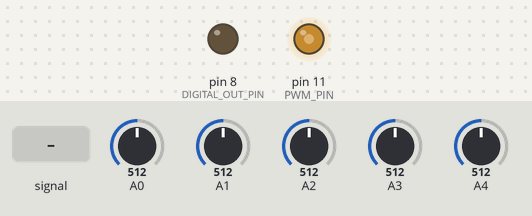
The sketch below on a simulated Arduino Uno, built with avr-gcc and run on an emulated ATmega328P. Shown: output pins drawn as LEDs (lit = HIGH). The inputs (shaded band) are chosen by the test bench; at power-on: A4 = 512, A0 = 512, A1 = 512, A2 = 512, A3 = 512.

Above: at 1.2 s.
1.3 s: A4 fed a 200 Hz sine of ±81 counts around its level
At 1.94 s:
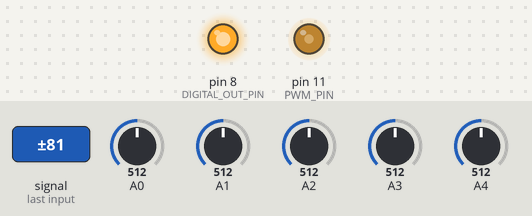
4.3 s: A4 set to 117
At 5.6 s:
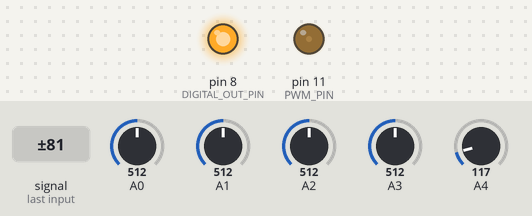
5.9 s: A4 set to 30
At 6.32 s:
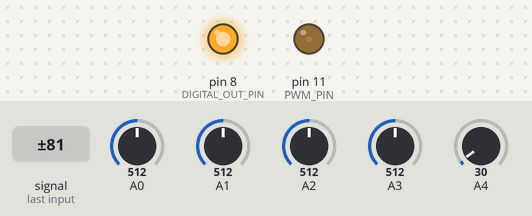
Timing chart, 0 to 8.9 s (numbered marks = the images above; inputs shaded):
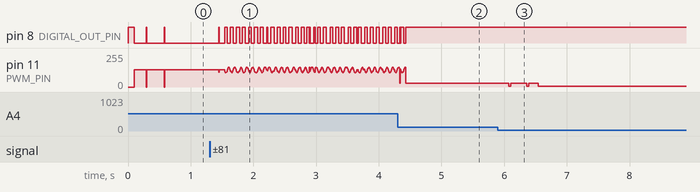

The sketch:

Grains-BufferShuffler.ino
```cpp
// (licence header left out)
#include <avr/io.h>
#include <avr/interrupt.h>
#include <avr/pgmspace.h>

#define cbi(sfr, bit) (_SFR_BYTE(sfr) &= ~_BV(bit))       // Clearbit for Atmega8/"Arduino" registers
#define sbi(sfr, bit) (_SFR_BYTE(sfr) |= _BV(bit))        // Setbit for Atmega8/"Arduino" registers
#define PWM_PIN           11      // DAC (PWM actually) output for Grains is fix on pin 11
#define DIGITAL_OUT_PIN   8

class GrainsIO                // This is our main class to encapsulate any GRAINS related stuff, mainly I/O
{
  public:
    // vars altered by interrupt
    static bool div32;
    static bool div16;
    static volatile bool new_sample;
    static volatile byte audio_data;
    static volatile byte pot_cv;
    static volatile byte ibb;
    static volatile byte pot_selector;
    static volatile byte cv[4];

    // Main processing "callback" - this is were all user-code for this framework should go it possible.
    static void GrainsIO::process();

    static byte a_out;     // Analogue output has to go here
    static int d_out;     // Digital output has to go here
};
// --- Instanciate all static variables now, in fact we only use class-variables, this mainly is syntactic sugar to garantee encapsulation
bool GrainsIO::div32 = false;
bool GrainsIO::div16 = false;
volatile bool GrainsIO::new_sample = false;
volatile byte GrainsIO::audio_data = 0;
volatile byte GrainsIO::pot_cv = 0;  // MB 20200314
volatile byte GrainsIO::pot_selector = 0;
volatile byte GrainsIO::cv[4]={1,1,0,0};
byte GrainsIO::a_out = 0;
int GrainsIO::d_out = 0;

static GrainsIO gio;  // Instanciate our Grains-IO-class globally, so it can be accesse via class-members, interupt-funtions and the main Arduino-loop()
static GrainsIO* gp = &gio;    // All access to the class-variables above for convenience is done by this class-pointer

// *******************************************************************************************************
// *** use the variable-names defined below with your process() method!
#define in1_pot1    gp->cv[2]
#define in2_pot2    gp->cv[1]
#define in3         gp->cv[3]
#define pot3        gp->cv[0]
#define audio       gp->audio_data
#define analog_out  gp->a_out
#define digital_out gp->d_out         // Set to HIGH or LOW respectively!

// *** Change any code only here (if possible) to use AE Modular framework for your own GRAINS firmwares ***
// === This method will be called every time a new sample is read from analogue input, regardless if we use that data ===
void GrainsIO::process() // Programming example: Buffer shuffler, play backwards or forwards until target with adjustable steps and speed...
{
static byte audio_buf[1280];    // Ringbuffer, using about the maximum available memory for Atmega8 global variables
static unsigned int playback_idx = 0;                                   // Initial position for playback...
static unsigned int read_idx = 0;                                       // This is the index to the ringbuffer for incoming audio
static byte repeat_counter = 0;                                         // Threshhold used to possibly slow down playback-speed
char play_direction = 0;                                                // Play forwards if 1, backwards if -1

  int max_dest = min( 1279, max(1, map(pot3, 0, 256, 1, 1279) )  );     // Read boundary for playback-buffer from Pot3
  byte stepwidth = max(1, map(in1_pot1, 0, 256, 1, 16) );               // Read stepwith for playback-buffer from Pot1 or CV
  byte repeat_factor = max(0, map(in2_pot2, 0, 256, 0, 31) );           // Read repeat-factor, used to slow down playback form Pot 2 or CV

  audio_buf[++read_idx%1279] = audio;                                   // Write next available audio-in byte to ringbuffer
  in3 > 127 ? play_direction = -1 : play_direction = 1;                 // Play backwards or forwards? Decide via IN3 as CV
  analog_out = audio_buf[playback_idx];                                 // Read byte from ringbuffer - repetition or not depends on repeat_factor
  if( ++repeat_counter > repeat_factor )                                // Decide if "playhead" has to be advanced or not...
  {
    playback_idx = (playback_idx + stepwidth*play_direction)%max_dest;  // Prepare index for next turn using stepwidh and direction
    repeat_counter = 0;                                                 // Reset "playhead", will be advanced in next round
  }
  analog_out > 127 ? digital_out = LOW : digital_out = HIGH;            // Digital out may be used as a trigger, depending on the current audio
}
// *******************************************************************************************************


// Sets up pins and configures the samplerate and frequency of the PWM output
void setup()
{
  Serial.begin(115200);
  pinMode(DIGITAL_OUT_PIN,OUTPUT);

  // set adc prescaler  to 64 for 19kHz sampling frequency
  cbi(ADCSRA, ADPS2);
  sbi(ADCSRA, ADPS1);
  sbi(ADCSRA, ADPS0);

  sbi(ADMUX,ADLAR);  // 8-Bit ADC in ADCH Register
  sbi(ADMUX,REFS0);  // VCC Reference
  cbi(ADMUX,REFS1);
  cbi(ADMUX,MUX0);   // Clear all Input Multiplexers
  cbi(ADMUX,MUX1);
  cbi(ADMUX,MUX2);
  cbi(ADMUX,MUX3);

  // Timer2 PWM Mode set to fast PWM
  cbi (TCCR2A, COM2A0);
  sbi (TCCR2A, COM2A1);
  sbi (TCCR2A, WGM20);
  sbi (TCCR2A, WGM21);
  cbi (TCCR2B, WGM22);

  // Timer2 Clock Prescaler to : 1
  sbi (TCCR2B, CS20);
  cbi (TCCR2B, CS21);
  cbi (TCCR2B, CS22);

  // Timer2 PWM Port Enable
  sbi(DDRB,3);                    // set digital pin 11 to output

  //cli();                         // disable interrupts to avoid distortion
  cbi (TIMSK0,TOIE0);              // disable Timer0 !!! delay is off now
  sbi (TIMSK2,TOIE2);              // enable Timer2 Interrupt

  sbi(ADMUX,MUX2);               // set multiplexer to channel 2 == Input 4 MB 20200314
}

void loop()
{
  while( !gp->new_sample )                    // wait for Sample Value from ADC, Cycle 15625 KHz = 64uSec
  { /* NOOP */ }                              // If next sample arrives, we have new CV-Data as well,...
  gp->process();                              // ... process it now ...
  OCR2A = gp->a_out;                          // ... and send it to DAC via PWM output (PIN 11)
  digitalWrite(DIGITAL_OUT_PIN, gp->d_out);   // Send out digital value HIGH or LOW, value as set (if any) by gp->process()
  gp->new_sample=false;                       // Inform interupt-processing that we are waiting for the next sample
}

//******************************************************************
// Timer2 Interrupt Service at 62.5 KHz
// here the audio and pot signal is sampled in a rate of:  16Mhz / 256 / 2 / 2 = 15625 Hz
// runtime : xxxx microseconds
ISR(TIMER2_OVF_vect)
{
  gp->div32 = !gp->div32;                      // divide timer2 frequency / 2 to 31.25kHz
  if(gp->div32)
  {
    gp->div16 = !gp->div16;     // sample channel 0-3 (CV) and 4 (audio) alternately so each channel is sampled with 15.6kHz
    if(gp->div16)               // Get CV-data now
    {
      gp->pot_cv=ADCH;               // Store CV data detected for main-loop (will be processed with next sample from audio-in)
      cbi(ADMUX,MUX0);               // Clear all CVs...
      cbi(ADMUX,MUX1);               // ...on input-multiplexer
      sbi(ADMUX,MUX2);               // set multiplexer to channel 4 for audio
    }
    else                             // Get audio-data in this round
    {
      gp->cv[gp->pot_selector] = gp->pot_cv;  // store CV-data selected in last round for main loop
      gp->audio_data=ADCH;                // get ADC channel 4
      cbi(ADMUX,MUX2);                    // disable analogue input on channel 4

      gp->pot_selector++;                // select next Pot or CV input
      if(gp->pot_selector > 3 )          // Round-robin one of 4 possible CVs/pots
        gp->pot_selector = 0;
      ADMUX |= gp->pot_selector;        // Set current CV or Pot selected for non-audio input (round-robin)

      gp->new_sample=true;              // We selected audio and CV data now in interupt to be processed in next main loop
    }
    sbi(ADCSRA,ADSC);                   // ADC start conversion once, will be reset by the Atmega8, we have to set it each round...
  }
}
```

Measured:
- after the input at 4.3 s, pin 8 (DIGITAL_OUT_PIN): goes on until 4.4 s, then stays HIGH
- after the input at 5.9 s, pin 11 (PWM_PIN): 29/255 → 7/255 after 0.64 s
